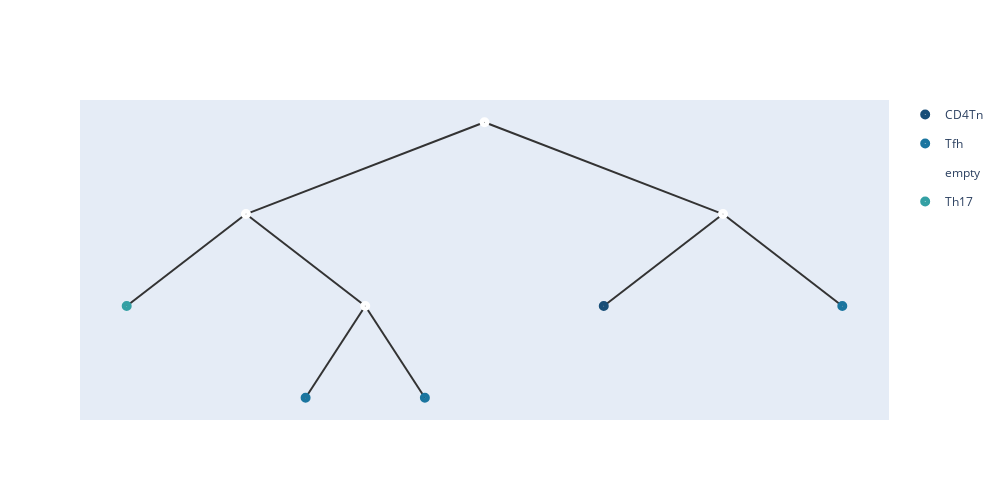

The notebook cell saved with this chart:
### Code cell
nodes1 = [node(name=str(i),son=[]) for i in range(len(uf.tree()))]
for i in range(n):
    nodes1[i].subson=[i];
for i,j in enumerate(uf.tree()):
    if(j!=-1):
        nodes1[j].son.append(nodes1[i])
    nodes1[i].value=torch.tensor(embeddings[i]);
    nodes1[i].hyper=torch.tensor(embeddings[i])
root = nodes1[-1];
add_meta(root,meta_list2,[])
show_tree(root,color=['#184e77','#1a759f','#168aad',"#34a0a4",'#52b69a','#99d98c','#76c893','#99d98c']).show_fig()
remove_meta(root);

### Figure 1 — Plotly figure (JSON) as saved in the notebook; plotly's stock layout.template omitted (floating-point values rounded to 4 significant figures)
{"data": [{"hoverinfo": "text", "hovertext": ["0_CD4Tn"], "legendgroup": "CD4Tn", "marker": {"color": "#184e77", "size": 10, "symbol": "circle-dot"}, "mode": "markers+text", "name": "CD4Tn", "type": "scatter", "x": [6.625], "y": [2]}, {"hoverinfo": "text", "hovertext": ["2_Tfh", "3_Tfh", "4_Tfh"], "legendgroup": "Tfh", "marker": {"color": "#1a759f", "size": 10, "symbol": "circle-dot"}, "mode": "markers+text", "name": "Tfh", "type": "scatter", "x": [3.812, 4.938, 8.875], "y": [0.5, 0.5, 2]}, {"hoverinfo": "text", "hovertext": ["8", "6", "5", "7"], "legendgroup": "empty", "marker": {"color": "#fff", "size": 10, "symbol": "circle-dot"}, "mode": "markers+text", "name": "empty", "type": "scatter", "x": [5.5, 3.25, 4.375, 7.75], "y": [5, 3.5, 2, 3.5]}, {"hoverinfo": "text", "hovertext": ["1_Th17"], "legendgroup": "Th17", "marker": {"color": "#34a0a4", "size": 10, "symbol": "circle-dot"}, "mode": "markers+text", "name": "Th17", "type": "scatter", "x": [2.125], "y": [2]}], "layout": {"height": 500, "shapes": [{"layer": "below", "line": {"color": "#333", "width": 2}, "type": "line", "x0": 5.5, "x1": 5.5, "y0": 5, "y1": 5}, {"layer": "below", "line": {"color": "#333", "width": 2}, "type": "line", "x0": 5.5, "x1": 3.25, "y0": 5, "y1": 3.5}, {"layer": "below", "line": {"color": "#333", "width": 2}, "type": "line", "x0": 3.25, "x1": 2.125, "y0": 3.5, "y1": 2}, {"layer": "below", "line": {"color": "#333", "width": 2}, "type": "line", "x0": 3.25, "x1": 4.375, "y0": 3.5, "y1": 2}, {"layer": "below", "line": {"color": "#333", "width": 2}, "type": "line", "x0": 4.375, "x1": 3.812, "y0": 2, "y1": 0.5}, {"layer": "below", "line": {"color": "#333", "width": 2}, "type": "line", "x0": 4.375, "x1": 4.938, "y0": 2, "y1": 0.5}, {"layer": "below", "line": {"color": "#333", "width": 2}, "type": "line", "x0": 5.5, "x1": 7.75, "y0": 5, "y1": 3.5}, {"layer": "below", "line": {"color": "#333", "width": 2}, "type": "line", "x0": 7.75, "x1": 6.625, "y0": 3.5, "y1": 2}, {"layer": "below", "line": {"color": "#333", "width": 2}, "type": "line", "x0": 7.75, "x1": 8.875, "y0": 3.5, "y1": 2}], "width": 1000, "xaxis": {"showgrid": false, "showline": false, "showticklabels": false, "zeroline": false}, "yaxis": {"showgrid": false, "showline": false, "showticklabels": false, "zeroline": false}}}
